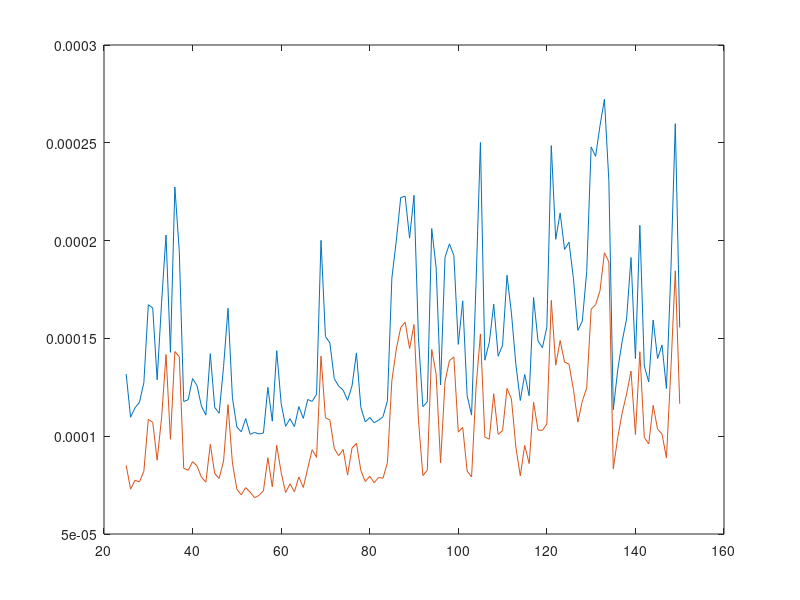

Here is the MATLAB script that generated this plot:
% Chapter 05: Example 5.23 High speed convolution

%

conv_time = zeros(1,150); fft_time = zeros(1,150);

%

for N = 1:150

    tc = 0; tf=0;

    L = 2*N-1; nu = round((log10(L)/log10(2))+0.45); L = 2^nu;

    for I=1:100

       h = randn(1,N);

       x = rand(1,N);

      t0 = clock; y1 = conv(h,x); t1=etime(clock,t0);

      tc = tc+t1;

      t0 = clock; y2 = ifft(fft(h,L).*fft(x,L)); t2=etime(clock,t0);

      tf = tf+t2;

    end

%

    conv_time(N)=tc/100;

    fft_time(N)=tf/100;

end

%

n = 1:150; subplot(1,1,1);

plot(n(25:150),conv_time(25:150),n(25:150),fft_time(25:150))

save times.txt conv_time fft_time -ascii -tabs

